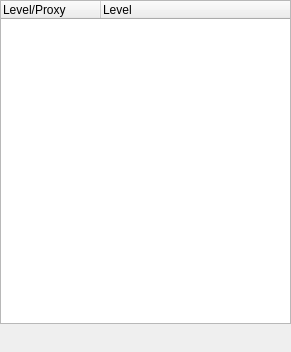
<?xml version="1.0" encoding="UTF-8"?>
<ui version="4.0">
 <class>Form</class>
 <widget class="QWidget" name="Form">
  <property name="geometry">
   <rect>
    <x>0</x>
    <y>0</y>
    <width>291</width>
    <height>352</height>
   </rect>
  </property>
  <property name="windowTitle">
   <string>Form</string>
  </property>
  <layout class="QVBoxLayout" name="verticalLayout">
   <property name="margin">
    <number>0</number>
   </property>
   <item>
    <widget class="QTreeWidget" name="tree">
     <property name="editTriggers">
      <set>QAbstractItemView::EditKeyPressed</set>
     </property>
     <property name="rootIsDecorated">
      <bool>false</bool>
     </property>
     <property name="itemsExpandable">
      <bool>false</bool>
     </property>
     <property name="columnCount">
      <number>2</number>
     </property>
     <attribute name="headerVisible">
      <bool>true</bool>
     </attribute>
     <attribute name="headerDefaultSectionSize">
      <number>100</number>
     </attribute>
     <attribute name="headerStretchLastSection">
      <bool>true</bool>
     </attribute>
     <column>
      <property name="text">
       <string>Level/Proxy</string>
      </property>
     </column>
     <column>
      <property name="text">
       <string>Level</string>
      </property>
     </column>
    </widget>
   </item>
   <item>
    <layout class="QHBoxLayout" name="horizontalLayout">
     <item>
      <widget class="QPushButton" name="buttonAddLevel">
       <property name="maximumSize">
        <size>
         <width>32</width>
         <height>16777215</height>
        </size>
       </property>
       <property name="toolTip">
        <string>Add a new level (BuildingPart)</string>
       </property>
       <property name="text">
        <string/>
       </property>
       <property name="flat">
        <bool>true</bool>
       </property>
      </widget>
     </item>
     <item>
      <widget class="QPushButton" name="buttonAddProxy">
       <property name="maximumSize">
        <size>
         <width>32</width>
         <height>16777215</height>
        </size>
       </property>
       <property name="toolTip">
        <string>Adds a new Working Plane proxy</string>
       </property>
       <property name="text">
        <string/>
       </property>
       <property name="flat">
        <bool>true</bool>
       </property>
      </widget>
     </item>
     <item>
      <widget class="QPushButton" name="buttonDelete">
       <property name="maximumSize">
        <size>
         <width>32</width>
         <height>16777215</height>
        </size>
       </property>
       <property name="toolTip">
        <string>Deletes the selected items</string>
       </property>
       <property name="text">
        <string/>
       </property>
       <property name="flat">
        <bool>true</bool>
       </property>
      </widget>
     </item>
     <item>
      <widget class="QPushButton" name="buttonToggle">
       <property name="maximumSize">
        <size>
         <width>32</width>
         <height>16777215</height>
        </size>
       </property>
       <property name="toolTip">
        <string>Toggles selected items on/off</string>
       </property>
       <property name="text">
        <string/>
       </property>
       <property name="flat">
        <bool>true</bool>
       </property>
      </widget>
     </item>
     <item>
      <widget class="QPushButton" name="buttonIsolate">
       <property name="maximumSize">
        <size>
         <width>32</width>
         <height>16777215</height>
        </size>
       </property>
       <property name="toolTip">
        <string>Turns all items off except the selected ones</string>
       </property>
       <property name="text">
        <string/>
       </property>
       <property name="flat">
        <bool>true</bool>
       </property>
      </widget>
     </item>
     <item>
      <widget class="QPushButton" name="buttonSaveView">
       <property name="maximumSize">
        <size>
         <width>32</width>
         <height>16777215</height>
        </size>
       </property>
       <property name="toolTip">
        <string>Saves the current camera position to the selected items</string>
       </property>
       <property name="text">
        <string/>
       </property>
       <property name="flat">
        <bool>true</bool>
       </property>
      </widget>
     </item>
     <item>
      <widget class="QPushButton" name="buttonRename">
       <property name="maximumSize">
        <size>
         <width>32</width>
         <height>16777215</height>
        </size>
       </property>
       <property name="toolTip">
        <string>Rename the selected item</string>
       </property>
       <property name="text">
        <string/>
       </property>
       <property name="flat">
        <bool>true</bool>
       </property>
      </widget>
     </item>
     <item>
      <spacer name="horizontalSpacer">
       <property name="orientation">
        <enum>Qt::Horizontal</enum>
       </property>
       <property name="sizeHint" stdset="0">
        <size>
         <width>40</width>
         <height>20</height>
        </size>
       </property>
      </spacer>
     </item>
    </layout>
   </item>
  </layout>
 </widget>
 <resources/>
 <connections/>
</ui>
